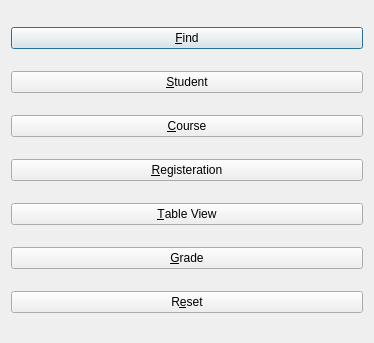
<?xml version="1.0" encoding="UTF-8"?>
<ui version="4.0">
 <class>MainDialog</class>
 <widget class="QDialog" name="MainDialog">
  <property name="geometry">
   <rect>
    <x>0</x>
    <y>0</y>
    <width>374</width>
    <height>343</height>
   </rect>
  </property>
  <property name="windowTitle">
   <string>Main</string>
  </property>
  <layout class="QHBoxLayout" name="horizontalLayout">
   <item>
    <layout class="QGridLayout" name="gridLayout">
     <item row="0" column="0">
      <widget class="QPushButton" name="findButton">
       <property name="text">
        <string>&amp;Find</string>
       </property>
      </widget>
     </item>
     <item row="1" column="0">
      <widget class="QPushButton" name="studentButton">
       <property name="text">
        <string>&amp;Student</string>
       </property>
      </widget>
     </item>
     <item row="2" column="0">
      <widget class="QPushButton" name="courseButton">
       <property name="text">
        <string>&amp;Course</string>
       </property>
      </widget>
     </item>
     <item row="3" column="0">
      <widget class="QPushButton" name="registerButton">
       <property name="text">
        <string>&amp;Registeration</string>
       </property>
      </widget>
     </item>
     <item row="6" column="0">
      <widget class="QPushButton" name="gradeButton">
       <property name="text">
        <string>&amp;Grade</string>
       </property>
      </widget>
     </item>
     <item row="4" column="0">
      <widget class="QPushButton" name="tableViewButton">
       <property name="text">
        <string>&amp;Table View</string>
       </property>
      </widget>
     </item>
     <item row="7" column="0">
      <widget class="QPushButton" name="resetButton">
       <property name="text">
        <string>R&amp;eset</string>
       </property>
      </widget>
     </item>
    </layout>
   </item>
  </layout>
 </widget>
 <tabstops>
  <tabstop>findButton</tabstop>
  <tabstop>studentButton</tabstop>
  <tabstop>courseButton</tabstop>
  <tabstop>registerButton</tabstop>
  <tabstop>tableViewButton</tabstop>
  <tabstop>gradeButton</tabstop>
  <tabstop>resetButton</tabstop>
 </tabstops>
 <resources/>
 <connections/>
</ui>
